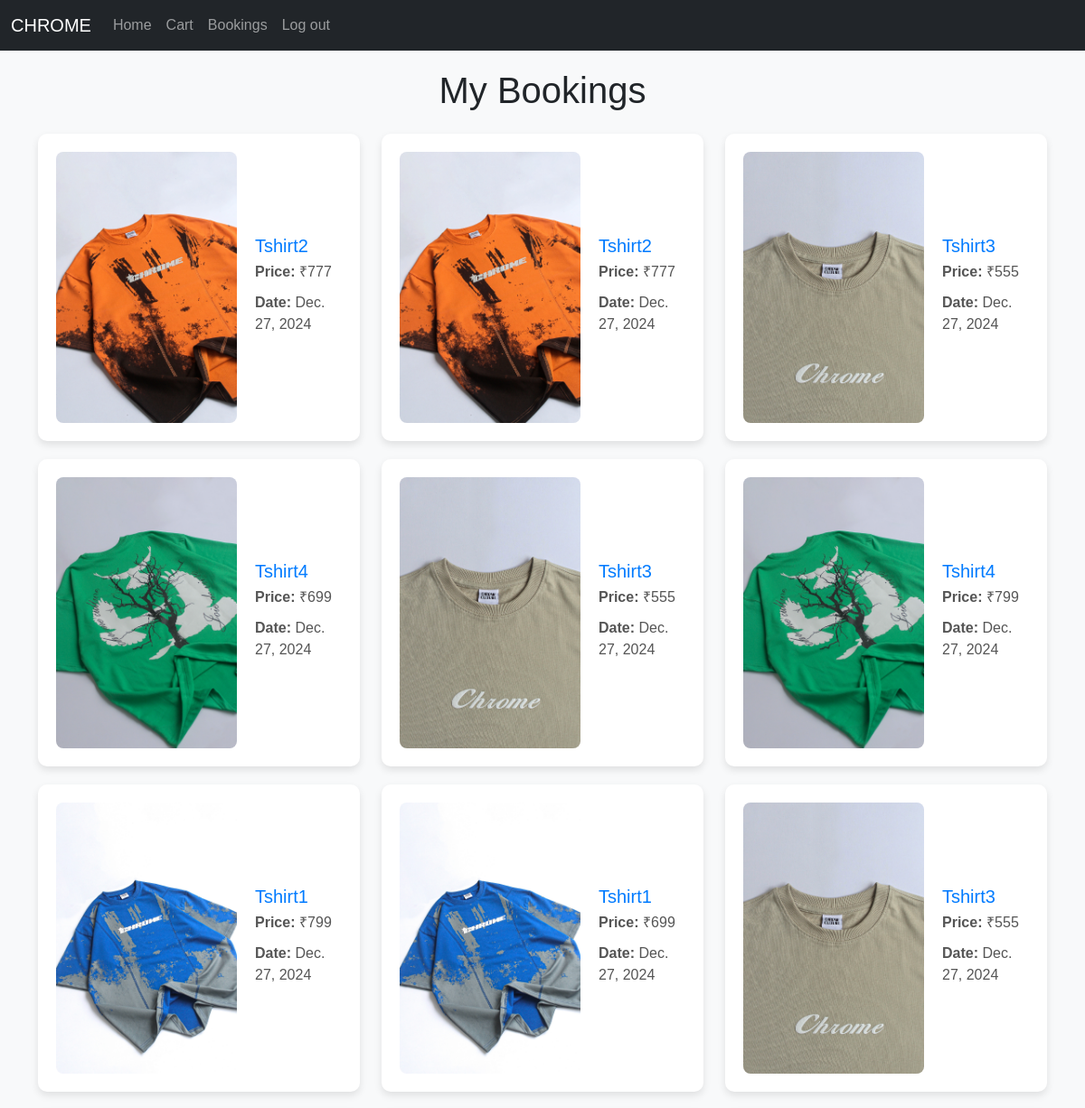
The app's page /user_bookings (signed in, upper part), older data.
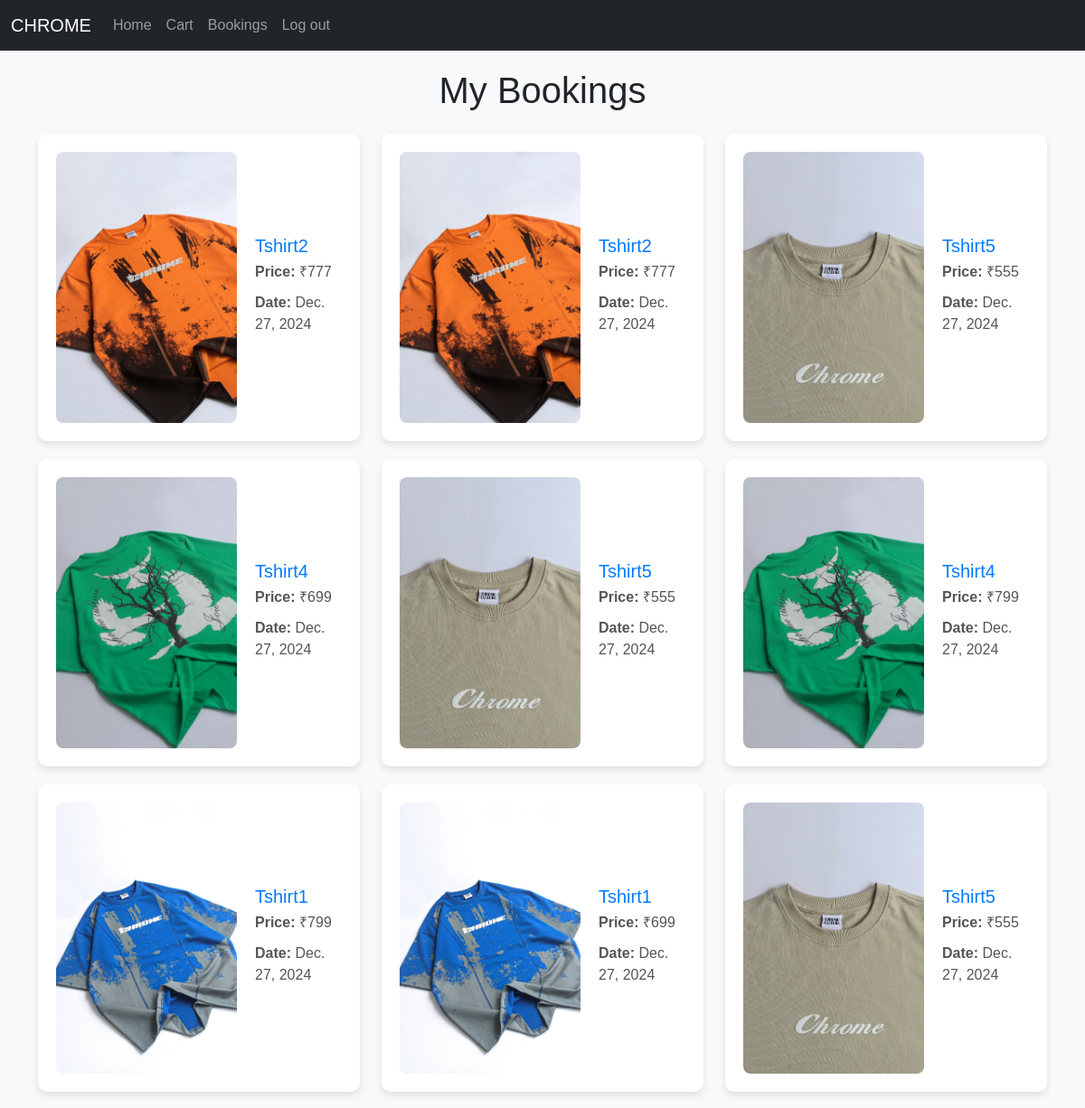
The same page, newer data.
### app/models.py (models this page shows)
class Buy(models.Model):
    user=models.ForeignKey(User,on_delete=models.CASCADE)
    product=models.ForeignKey(Product,on_delete=models.CASCADE)
    price=models.IntegerField()
    date=models.DateField(auto_now_add=True)
    size = models.ForeignKey(Size, on_delete=models.CASCADE)

class Product(models.Model):
    pro_id=models.TextField()
    name=models.TextField()
    price=models.IntegerField()
    offer_price=models.IntegerField()
    img=models.FileField()
    dis=models.TextField()
    size = models.CharField(
        max_length=10,
        choices=[('S', 'Small'), ('M', 'Medium'), ('L', 'Large')],
        blank=True,
        null=True
    )

### app/views.py (the view)
# urls.py: path('user_bookings',views.user_bookings),
def user_bookings(req):
    user=User.objects.get(username=req.session['user'])
    buy=Buy.objects.filter(user=user)[::-1]
    return render(req,'user/bookings.html',{'buy':buy})

### templates/user/bookings.html (shortened to what this page needs)
<!DOCTYPE html>
<html lang="en">
<head>
    <link href="https://cdn.jsdelivr.net/npm/bootstrap@5.3.3/dist/css/bootstrap.min.css" rel="stylesheet">
</head>
<body>
    <nav class="navbar navbar-expand-sm bg-dark navbar-dark">
        <div class="container-fluid">
          <a class="navbar-brand" href="#">CHROME</a>
          <div class="collapse navbar-collapse" id="collapsibleNavbar">
            <ul class="navbar-nav">
              <li class="nav-item">
                <a class="nav-link" href="user_home">Home</a>
              </li>
              <li class="nav-item">
                <a class="nav-link" href="view_cart">Cart</a>
              </li>
              <li class="nav-item">
                <a class="nav-link" href="user_bookings">Bookings</a>
              </li>
              <li class="nav-item">
                <a class="nav-link" href="chrome_logout">Log out</a>
              </li>
            </ul>
          </div>
        </div>
    </nav>
    <div class="container">
        <h1 class="text-center mb-4">My Bookings</h1>
        <div class="row">
            {% for i in buy %}
            <div class="col-md-6 col-lg-4">
                <div class="booking-card">
                    <img src="{{ i.product.img.url }}" alt="{{ i.product.name }}">
                    <div class="booking-info">
                        <h5>{{ i.product.name }}</h5>
                        <p><strong>Price:</strong> ₹{{ i.price }}</p>
                        <p><strong>Date:</strong> {{ i.date }}</p>
                    </div>
                </div>
            </div>
            {% endfor %}
        </div>
    </div>
</body>
</html>

Row changes from the older to the newer data that the page shows:
changed through a linked row, Buy (number 3 of 9 on the later page): product.name "Tshirt3" → "Tshirt5"
changed through a linked row, Buy (number 5 of 9 on the later page): product.name "Tshirt3" → "Tshirt5"
changed through a linked row, Buy (number 9 of 9 on the later page): product.name "Tshirt3" → "Tshirt5"
